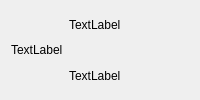
         <widget class="QWidget" name="horizontalWidget_Pos_18" native="true">
          <layout class="QHBoxLayout" name="horizontalLayout_20">
           <property name="topMargin">
            <number>0</number>
           </property>
           <property name="bottomMargin">
            <number>0</number>
           </property>
           <item>
            <widget class="QLabel" name="label_18_Pos">
             <property name="minimumSize">
              <size>
               <width>30</width>
               <height>0</height>
              </size>
             </property>
             <property name="text">
              <string>TextLabel</string>
             </property>
            </widget>
           </item>
           <item>
            <layout class="QVBoxLayout" name="verticalLayout_21">
             <property name="spacing">
              <number>1</number>
             </property>
             <item>
              <widget class="QLabel" name="label_18_Name">
               <property name="text">
                <string>TextLabel</string>
               </property>
              </widget>
             </item>
             <item>
              <widget class="QLabel" name="label_18_Car">
               <property name="text">
                <string>TextLabel</string>
               </property>
              </widget>
             </item>
            </layout>
           </item>
           <item>
            <spacer name="horizontalSpacer_20">
             <property name="orientation">
              <enum>Qt::Horizontal</enum>
             </property>
             <property name="sizeHint" stdset="0">
              <size>
               <width>40</width>
               <height>20</height>
              </size>
             </property>
            </spacer>
           </item>
          </layout>
         </widget>
